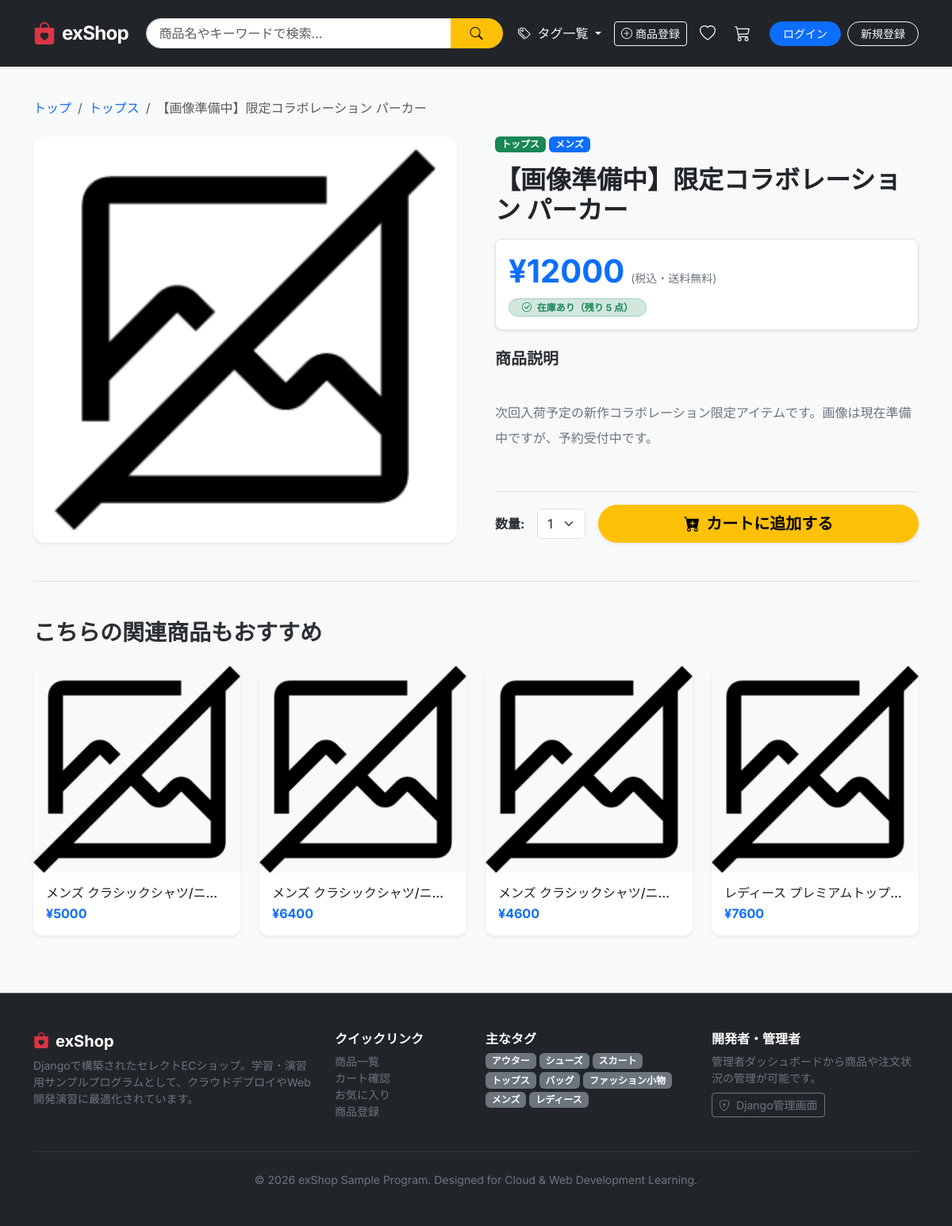
The app's page /products/37/ with its own data.
### shop/models.py (models this page shows, shortened)
class Product(models.Model):
    name = models.CharField(max_length=200, verbose_name="商品名")
    description = models.TextField(blank=True, verbose_name="商品説明")
    price = models.PositiveIntegerField(default=0, verbose_name="価格 (円)")
    stock = models.PositiveIntegerField(default=10, verbose_name="在庫数")
    image = models.ImageField(upload_to='products/', blank=True, null=True, verbose_name="商品画像")
    tags = models.ManyToManyField(Tag, blank=True, related_name='products', verbose_name="タグ")
    is_active = models.BooleanField(default=True, verbose_name="公開状態")
    created_at = models.DateTimeField(auto_now_add=True, verbose_name="登録日時")
    updated_at = models.DateTimeField(auto_now=True, verbose_name="更新日時")
    class Meta:
        verbose_name = "商品"
        verbose_name_plural = "商品一覧"
        ordering = ['-created_at']
    @property
    def image_url(self):
        if self.image:
            image_path = os.path.join(settings.MEDIA_ROOT, self.image.name)
            if os.path.exists(image_path):
                return self.image.url
        return f"{settings.MEDIA_URL}no-image.png"
    @property
    def is_in_stock(self):
        return self.stock > 0

class Tag(models.Model):
    COLOR_CHOICES = [
        ('primary', 'Primary (Blue)'),
        ('secondary', 'Secondary (Gray)'),
        ('success', 'Success (Green)'),
        ('danger', 'Danger (Red)'),
        ('warning', 'Warning (Yellow)'),
        ('info', 'Info (Teal)'),
        ('dark', 'Dark (Black)'),
    ]
    name = models.CharField(max_length=50, unique=True, verbose_name="タグ名")
    slug = models.SlugField(max_length=50, unique=True, allow_unicode=True, verbose_name="スラグ")
    color = models.CharField(max_length=20, choices=COLOR_CHOICES, default='primary', verbose_name="バッジ色")
    class Meta:
        verbose_name = "タグ"
        verbose_name_plural = "タグ一覧"
        ordering = ['name']

### shop/views.py (the view)
# urls.py: path('products/<int:pk>/', views.product_detail, name='product_detail'),
def product_detail(request, pk):
    product = get_object_or_404(Product, pk=pk, is_active=True)
    cart_form = CartAddProductForm()
    related_products = Product.objects.filter(
        tags__in=product.tags.all(),
        is_active=True
    ).exclude(id=product.id).distinct()[:4]
    is_favorite = False
    if request.user.is_authenticated:
        is_favorite = Favorite.objects.filter(user=request.user, product=product).exists()
    return render(request, 'shop/product_detail.html', {
        'product': product,
        'cart_form': cart_form,
        'related_products': related_products,
        'is_favorite': is_favorite,
    })

### templates/shop/product_detail.html (shortened to what this page needs)
{% extends 'base.html' %}
{% block content %}
<div class="container py-4">
    <nav aria-label="breadcrumb" class="mb-4">
        <ol class="breadcrumb">
            <li class="breadcrumb-item"><a href="{% url 'shop:product_list' %}" class="text-decoration-none">トップ</a></li>
            {% if product.tags.first %}
                <li class="breadcrumb-item">
                    <a href="{% url 'shop:product_list' %}?tag={{ product.tags.first.slug }}" class="text-decoration-none">
                        {{ product.tags.first.name }}
                    </a>
                </li>
            {% endif %}
            <li class="breadcrumb-item active" aria-current="page">{{ product.name|truncatechars:25 }}</li>
        </ol>
    </nav>
    <div class="row g-5">
        <div class="col-lg-6">
            <div class="card border-0 shadow-sm overflow-hidden rounded-4">
                <div class="position-relative bg-white text-center p-3">
                    <img src="{{ product.image_url }}" alt="{{ product.name }}" class="img-fluid rounded-3" style="max-height: 480px; width: 100%; object-fit: contain;">
                </div>
            </div>
        </div>
        <div class="col-lg-6">
            <div class="d-flex flex-column h-100">
                <div class="mb-3 d-flex flex-wrap gap-1">
                    {% for tag in product.tags.all %}
                        <a href="{% url 'shop:product_list' %}?tag={{ tag.slug }}" class="badge bg-{{ tag.color }} text-decoration-none px-2 py-1">
                            {{ tag.name }}
                        </a>
                    {% endfor %}
                </div>
                <h1 class="h2 fw-bold text-dark mb-3">{{ product.name }}</h1>
                <div class="p-3 bg-white rounded-3 border shadow-sm mb-4">
                    <div class="d-flex align-items-baseline gap-2 mb-2">
                        <span class="display-6 fw-bold text-primary">&yen;{{ product.price|floatformat:"0" }}</span>
                        <span class="text-secondary small">(税込・送料無料)</span>
                    </div>
                    <div>
                        {% if product.is_in_stock %}
                            <span class="badge bg-success-subtle text-success border border-success-subtle px-3 py-1 rounded-pill">
                                <i class="bi bi-check-circle me-1"></i> 在庫あり（残り {{ product.stock }} 点）
                            </span>
                        {% else %}
                            <span class="badge bg-danger-subtle text-danger border border-danger-subtle px-3 py-1 rounded-pill">
                                <i class="bi bi-x-circle me-1"></i> 売り切れ
                            </span>
                        {% endif %}
                    </div>
                </div>
                <div class="mb-4">
                    <h5 class="fw-bold mb-2">商品説明</h5>
                    <div class="text-secondary lh-lg" style="white-space: pre-line;">
                        {{ product.description|default:"商品説明の詳細は登録されていません。" }}
                    </div>
                </div>
                {% if product.is_in_stock %}
                    <form action="{% url 'shop:cart_add' product.id %}" method="post" class="mt-auto pt-3 border-top">
                        <div class="row g-3 align-items-center">
                            <div class="col-auto">
                                <label for="id_quantity" class="col-form-label fw-bold">数量:</label>
                            </div>
                            <div class="col-auto">
                                <select name="quantity" id="id_quantity" class="form-select">
                                    {% for i in "12345678910"|make_list %}
                                        {% if forloop.counter <= product.stock %}
                                            <option value="{{ forloop.counter }}">{{ forloop.counter }}</option>
                                        {% endif %}
                                    {% endfor %}
                                </select>
                            </div>
                            <div class="col">
                                <button type="submit" class="btn btn-warning btn-lg w-100 fw-bold rounded-pill shadow-sm d-flex align-items-center justify-content-center gap-2">
                                    <i class="bi bi-cart-plus-fill fs-5"></i> カートに追加する
                                </button>
                            </div>
                        </div>
                    </form>
                {% else %}
                    <div class="mt-auto pt-3 border-top">
                        <button class="btn btn-secondary btn-lg w-100 rounded-pill" disabled>
                            現在在庫切れです
                        </button>
                    </div>
                {% endif %}
            </div>
        </div>
    </div>
    {% if related_products %}
        <div class="mt-5 pt-5 border-top">
            <h3 class="fw-bold mb-4">こちらの関連商品もおすすめ</h3>
            <div class="row row-cols-1 row-cols-sm-2 row-cols-md-4 g-4">
                {% for item in related_products %}
                    <div class="col">
                        <div class="card h-100 product-card border-0 shadow-sm">
                            <a href="{% url 'shop:product_detail' item.id %}" class="product-img-wrapper text-decoration-none">
                                <img src="{{ item.image_url }}" alt="{{ item.name }}" loading="lazy">
                            </a>
                            <div class="card-body p-3">
                                <h6 class="card-title text-truncate mb-1">
                                    <a href="{% url 'shop:product_detail' item.id %}" class="text-dark text-decoration-none">
                                        {{ item.name }}
                                    </a>
                                </h6>
                                <p class="text-primary fw-bold mb-0">&yen;{{ item.price }}</p>
                            </div>
                        </div>
                    </div>
                {% endfor %}
            </div>
        </div>
    {% endif %}
</div>
{% endblock %}

### templates/base.html (shortened to what this page needs)
{% load static %}
<!DOCTYPE html>
<html lang="ja">
<head>
    <link href="https://cdn.jsdelivr.net/npm/bootstrap@5.3.3/dist/css/bootstrap.min.css" rel="stylesheet">
    <link rel="stylesheet" href="https://cdn.jsdelivr.net/npm/bootstrap-icons@1.11.3/font/bootstrap-icons.min.css">
    <link rel="stylesheet" href="{% static 'css/style.css' %}">
</head>
<body class="bg-light d-flex flex-column min-vh-100">
    <nav class="navbar navbar-expand-lg navbar-dark bg-dark sticky-top shadow-sm py-3">
        <div class="container">
            <a class="navbar-brand fw-bold d-flex align-items-center gap-2" href="{% url 'shop:product_list' %}">
                <i class="bi bi-bag-heart-fill text-danger fs-3"></i>
                <span class="fs-4 tracking-tight">exShop</span>
            </a>
            <div class="collapse navbar-collapse" id="navbarMain">
                <form class="d-flex mx-auto my-2 my-lg-0 w-100" style="max-width: 450px;" method="get" action="{% url 'shop:product_list' %}">
                    <div class="input-group">
                        <input class="form-control rounded-start-pill ps-3" type="search" name="q" placeholder="商品名やキーワードで検索..." value="{{ request.GET.q|default:'' }}" aria-label="Search">
                        <button class="btn btn-warning rounded-end-pill px-4 fw-semibold" type="submit">
                            <i class="bi bi-search"></i>
                        </button>
                    </div>
                </form>
                <ul class="navbar-nav ms-auto align-items-center gap-2">
                    <li class="nav-item dropdown">
                        <a class="nav-link dropdown-toggle text-light" href="#" role="button" data-bs-toggle="dropdown" aria-expanded="false">
                            <i class="bi bi-tags me-1"></i> タグ一覧
                        </a>
                    </li>
                    <li class="nav-item">
                        <a class="btn btn-sm btn-outline-light d-flex align-items-center gap-1" href="{% url 'shop:product_create' %}">
                            <i class="bi bi-plus-circle"></i> 商品登録
                        </a>
                    </li>
                    <li class="nav-item">
                        <a class="nav-link position-relative text-light px-2" href="{% url 'shop:favorite_list' %}" title="お気に入り">
                            <i class="bi bi-heart fs-5"></i>
                        </a>
                    </li>
                    <li class="nav-item">
                        <a class="nav-link position-relative text-light px-2" href="{% url 'shop:cart_detail' %}" title="カート">
                            <i class="bi bi-cart3 fs-5"></i>
                        </a>
                    </li>
                    {% if user.is_authenticated %}
                        <li class="nav-item dropdown">
                            <a class="nav-link dropdown-toggle text-light d-flex align-items-center gap-2" href="#" role="button" data-bs-toggle="dropdown">
                                <i class="bi bi-person-circle fs-5"></i>
                                <span>{{ user.username }}</span>
                            </a>
                            <ul class="dropdown-menu dropdown-menu-end shadow">
                                <li class="dropdown-header">こんにちは、{{ user.username }} さん</li>
                                <li><a class="dropdown-item" href="{% url 'shop:mypage' %}"><i class="bi bi-person me-2"></i>マイページ</a></li>
                                <li><a class="dropdown-item" href="{% url 'shop:order_list' %}"><i class="bi bi-receipt me-2"></i>購入履歴</a></li>
                                <li><a class="dropdown-item" href="{% url 'shop:favorite_list' %}"><i class="bi bi-heart me-2"></i>お気に入り</a></li>
                                {% if user.is_staff %}
                                    <li><hr class="dropdown-divider"></li>
                                    <li><a class="dropdown-item text-primary" href="/admin/" target="_blank"><i class="bi bi-gear-fill me-2"></i>管理サイト (Admin)</a></li>
                                {% endif %}
                                <li><hr class="dropdown-divider"></li>
                                <li><a class="dropdown-item text-danger" href="{% url 'shop:logout' %}"><i class="bi bi-box-arrow-right me-2"></i>ログアウト</a></li>
                            </ul>
                        </li>
                    {% else %}
                        <li class="nav-item ms-lg-2">
                            <a class="btn btn-sm btn-primary px-3 rounded-pill" href="{% url 'shop:login' %}">ログイン</a>
                        </li>
                        <li class="nav-item">
                            <a class="btn btn-sm btn-outline-light px-3 rounded-pill" href="{% url 'shop:signup' %}">新規登録</a>
                        </li>
                    {% endif %}
                </ul>
            </div>
        </div>
    </nav>
    <main class="flex-grow-1">
        {% block content %}{% endblock %}
    </main>
    <footer class="bg-dark text-light-50 py-5 mt-5 border-top border-secondary">
        <div class="container">
            <div class="row g-4">
                <div class="col-lg-4 col-md-6 text-white">
                    <h5 class="fw-bold d-flex align-items-center gap-2">
                        <i class="bi bi-bag-heart-fill text-danger"></i> exShop
                    </h5>
                    <p class="text-secondary small mt-2">
                        Djangoで構築されたセレクトECショップ。学習・演習用サンプルプログラムとして、クラウドデプロイやWeb開発演習に最適化されています。
                    </p>
                </div>
                <div class="col-lg-2 col-md-6">
                    <h6 class="text-white fw-bold">クイックリンク</h6>
                    <ul class="list-unstyled small">
                        <li><a href="{% url 'shop:product_list' %}" class="text-secondary text-decoration-none hover-light">商品一覧</a></li>
                        <li><a href="{% url 'shop:cart_detail' %}" class="text-secondary text-decoration-none hover-light">カート確認</a></li>
                        <li><a href="{% url 'shop:favorite_list' %}" class="text-secondary text-decoration-none hover-light">お気に入り</a></li>
                        <li><a href="{% url 'shop:product_create' %}" class="text-secondary text-decoration-none hover-light">商品登録</a></li>
                    </ul>
                </div>
                <div class="col-lg-3 col-md-6">
                    <h6 class="text-white fw-bold">主なタグ</h6>
                    <div class="d-flex flex-wrap gap-1 mt-2">
                        {% for tag in all_tags|slice:":8" %}
                            <a href="{% url 'shop:product_list' %}?tag={{ tag.slug }}" class="badge bg-secondary text-decoration-none">
                                {{ tag.name }}
                            </a>
                        {% empty %}
                            <span class="text-secondary small">タグ未設定</span>
                        {% endfor %}
                    </div>
                </div>
                <div class="col-lg-3 col-md-6">
                    <h6 class="text-white fw-bold">開発者・管理者</h6>
                    <p class="text-secondary small mb-2">管理者ダッシュボードから商品や注文状況の管理が可能です。</p>
                    <a href="/admin/" target="_blank" class="btn btn-sm btn-outline-secondary">
                        <i class="bi bi-shield-lock me-1"></i> Django管理画面
                    </a>
                </div>
            </div>
            <hr class="border-secondary my-4">
            <div class="text-center text-secondary small">
                &copy; 2026 exShop Sample Program. Designed for Cloud & Web Development Learning.
            </div>
        </div>
    </footer>
</body>
</html>

### records on screen
Product: tags.first.name "トップス", name "【画像準備中】限定コラボレーション パーカー", price "12000", stock "5", description "次回入荷予定の新作コラボレーション限定アイテムです。画像は現在準備中ですが、予約受付中です。", quantity "1"
Tag: name "トップス"
Tag: name "メンズ"
Product: name "メンズ クラシックシャツ/ニ…", price "5000"
Product: name "メンズ クラシックシャツ/ニ…", price "6400"
Product: name "メンズ クラシックシャツ/ニ…", price "4600"
Product: name "レディース プレミアムトップ…", price "7600"
Tag: name "アウター"
Tag: name "シューズ"
Tag: name "スカート"
Tag: name "バッグ"
Tag: name "ファッション小物"
Tag: name "レディース"
